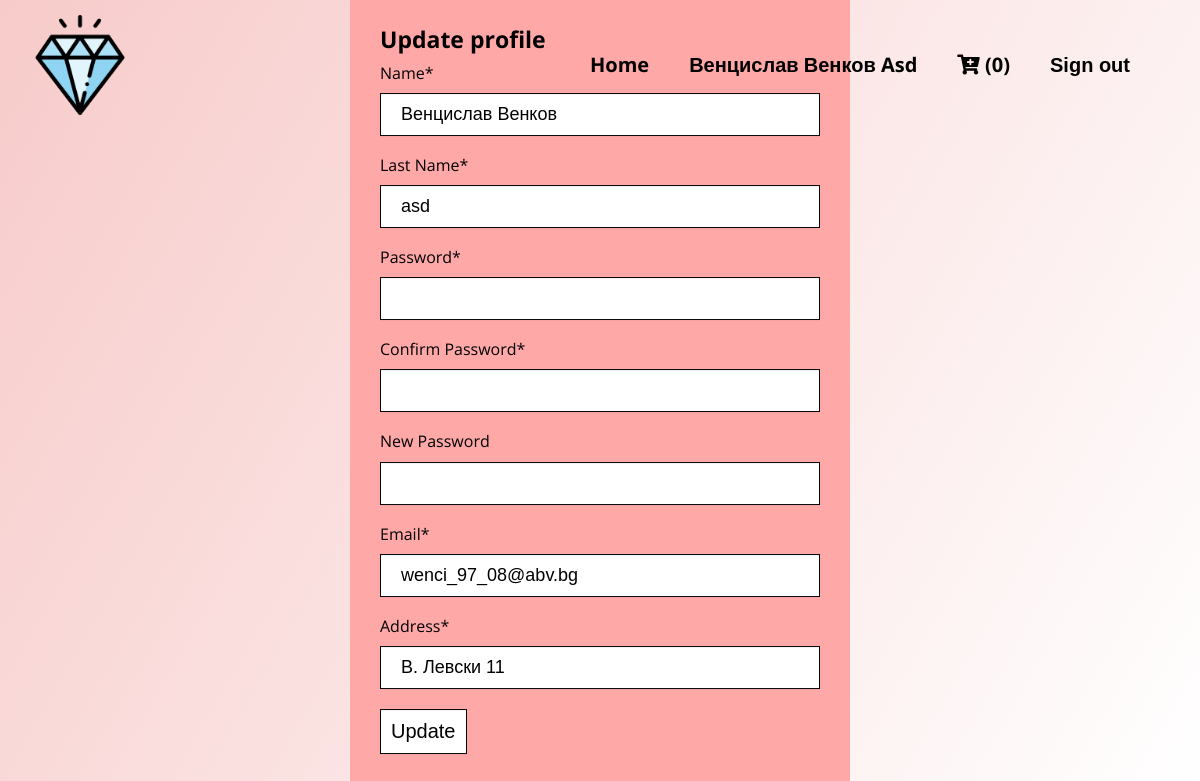
The app's page /profile.php (signed in) with its own data.
### tables this page shows
CREATE TABLE `users` (
  `id` int(13) NOT NULL,
  `firstname` varchar(32) DEFAULT NULL,
  `lastname` varchar(30) DEFAULT NULL,
  `email` varchar(32) DEFAULT NULL,
  `password` varchar(255) DEFAULT NULL,
  `address` varchar(30) DEFAULT NULL
);

### profile.php (the view, shortened to what this page needs)
<?php include 'head.php';?>
<body>
	<div class="main">
		<?php include 'header.php';?>
		<div class="shell">
			<div class="login">
				<h1 style="margin-bottom: 10px; font-weight:700; font-size: 23px;">Update profile</h1>
				<div class="form">
					<form action="php/profile_update.php" method="post">
						<?php
							$userid = $_SESSION['userid'];
							$sqlQuery ="SELECT * FROM users WHERE id='$userid'";
							$result = mysqli_query($databaseConnect, $sqlQuery);
							$user = mysqli_fetch_assoc($result);
							$firstname      = $user['firstname'];
							$lastname       = $user['lastname'];
							$email          = $user["email"];
							$address        = $user["address"];
						?>
						<div class="form__controls">
							<label for="name">Name*</label>
							<input type="text" name="name" value="<?php echo "$firstname" ?>" class="form-control" id="name" required>
						</div>
						<div class="form__controls">
							<label for="lastName">Last Name*</label>
							<input type="text" name="lastName" value="<?php echo "$lastname" ?>" class="form-control" id="lastName" required>
						</div>
						<div class="form__controls">
							<label for="password">Password*</label>
							<input type="password" name="password" class="form-control" id="password" required>
						</div>
						<div class="form__controls">
							<label for="password2">Confirm Password*</label>
							<input type="password" name="password2" class="form-control" id="password2" required>
						</div>
						<div class="form__controls">
							<label for="newPassword">New Password</label>
							<input type="password" name="newPassword" class="form-control" id="newPassword">
						</div>
						<div class="form__controls">
							<label for="email">Email*</label>
							<input type="email" name="email" value="<?php echo "$email" ?>" class="form-control" value="<?php echo "$email" ?>" id="email" required>
						</div>
						<div class="form__controls">
							<label for="address">Address*</label>
							<input type="text" name="address" value="<?php echo "$address" ?>" class="form-control" id="address" required>
						</div>
						<button type="submit" name="submit" class="btn">Update</button>
					</form>
				</div>
			</div>
		</div>
	</div>
</body>
</html>

### header.php (shortened to what this page needs)
<?php
	include 'php/database_connect.php';
?>
<header class="header">
	<div class="shell">
		<div class="header__inner">
			<a href="index.php" class="logo">
				<img src="assets/images/logo.png" alt="Logo" width="100" height="100">
			</a>
			<nav class="nav">
				<ul>
					<li>
						<a href="index.php">Home</a>
					</li>
					<?php
						if(isset($_SESSION['userid'])){
							$userid = $_SESSION['userid'];
							$sqlQuery ="SELECT firstname, lastname FROM users WHERE id='$userid'";
							$result = mysqli_query($databaseConnect, $sqlQuery);
							$row = mysqli_fetch_assoc($result);
							$firstname = $row["firstname"];
							$lastname = $row["lastname"];
							echo '<li><a href="profile.php">'. $firstname. ' ' .$lastname. '</a></li>';
						} else {
							echo '<li>
									<a href="signin-page.php">Sign In</a>
								</li>';
						}
					?>
					<?php
						if(isset($_SESSION['userid'])){
							echo
								'
								<li>
									<a href="cart.php">
										<i class="fas fa-cart-plus"></i>
										(0)
									</a>
								</li>
								<li>
									<form action="php/logout_code.php" method="POST">
										<button type="submit" name="logout-submit" class="nav-signout">Sign out</button>
									</form>
								</li>';
						}
					?>
				</ul>
			</nav>
		</div>
	</div>
</header>

### assets/style.css (style rules this page uses)
html, body, div, span, applet, object, iframe, h1, h2, h3, h4, h5, h6, p, blockquote, pre, a, abbr, acronym, address, big, cite, code, del, dfn, em, img, ins, kbd, q, s, samp, small, strike, strong, sub, sup, tt, var, b, u, i, center, dl, dt, dd, ol, ul, li, fieldset, form, label, legend, table, caption, tbody, tfoot, thead, tr, th, td, article, aside, canvas, details, embed, figure, figcaption, footer, header, hgroup, menu, nav, output, ruby, section, summary, time, mark, audio, video { margin: 0; padding: 0; border: 0; font-size: 100%; font: inherit; vertical-align: baseline; }
* { padding: 0; margin: 0; outline: 0; box-sizing: border-box; }
*:before, *:after { box-sizing: inherit; }
img, iframe, video, audio, object { max-width: 100%; }
img, iframe { border: 0 none; }
img { height: auto; display: inline-block; vertical-align: middle; }
article, aside, details, figcaption, figure, footer, header, hgroup, menu, nav, section { display: block; }
body { line-height: 1.2; font-family: 'Open Sans', sans-serif; color: #000; }
a { color: inherit; text-decoration: none; }
ol, ul { list-style: none; }
.main { position: relative; min-height: 100vh; background-image: linear-gradient(120deg, #F7CBCA, #fff); padding: 150px 0; }
.shell { max-width: 1300px; width: 100%; padding: 0 30px; margin: auto; }
.header { padding: 15px 0; position: absolute; top: 0; left: 0; right: 0; z-index: 2; }
.header .header__inner { display: flex; justify-content: space-between; align-items: center; }
.logo { transition: transform .4s; }
.nav { font-size: 20px; margin-right: 40px; }
.nav ul { list-style-type: none; display: flex; }
.nav li + li { margin-left: 40px; }
.nav a { font-weight: 700; transition: opacity .4s; text-transform: capitalize; }
.nav .nav-signout { border: none; background: none; font-weight: 700; font-size: 20px; cursor: pointer; transition: opacity .4s; }
.login { position: absolute; top: 50%; left: 50%; transform: translate(-50%, -50%); max-width: 500px; width: 100%; background-color: #ffa8a8; padding: 30px; }
.form .form__controls + .form__controls { margin-top: 20px; }
.form label { display: block; margin-bottom: 10px; }
.form input { border: 1px solid #000; padding: 10px 20px; font-size: 18px; width: 100%; }
.form button { margin: 20px 0; cursor: pointer; }
.btn { padding: 10px; font-size: 20px; border: 1px solid #000; background-color: #fff; }

### records on screen
users: firstname "Венцислав Венков", lastname "Asd", name "Венцислав Венков", lastName "asd", email "wenci_97_08@abv.bg", address "В. Левски 11"
